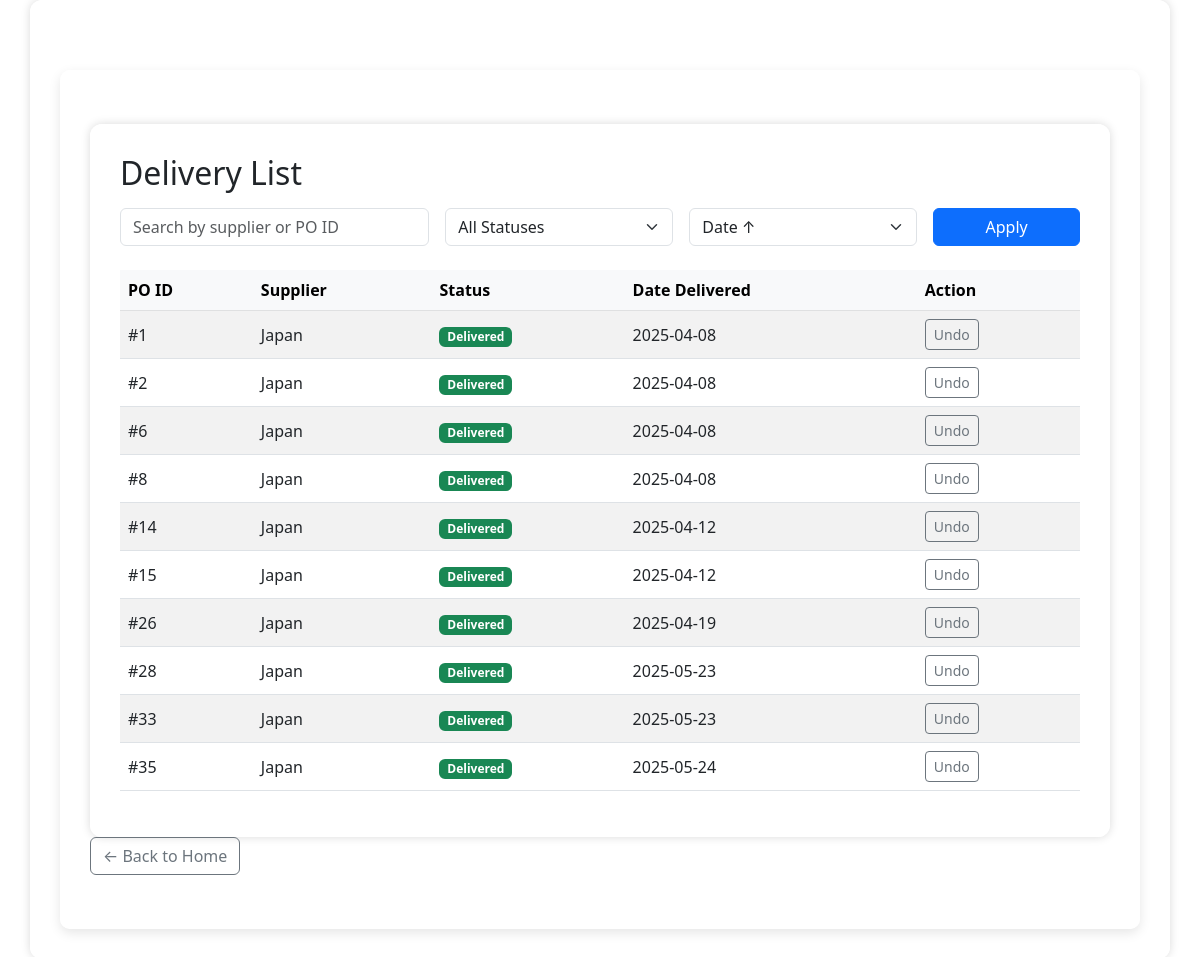
Page /deliveries/ on the committed database.
### core/models.py (models this page shows, shortened)
class Delivery(models.Model):
    purchase_order = models.ForeignKey('PurchaseOrder', on_delete=models.CASCADE)
    delivery_date = models.DateField()
    received_by = models.ForeignKey('auth.User', on_delete=models.SET_NULL, null=True)
    notes = models.TextField(blank=True, null=True)
    delivered = models.BooleanField(default=False)

class PurchaseOrder(models.Model):
    supplier = models.ForeignKey(Supplier, on_delete=models.CASCADE)
    date_created = models.DateField(auto_now_add=True)
    expected_delivery_date = models.DateField(blank=True, null=True)
    status = models.CharField(max_length=20, default='Pending')  # e.g., Pending, Delivered, Cancelled

class Supplier(models.Model):
    name = models.CharField(max_length=255)
    contact_person = models.CharField(max_length=255, blank=True, null=True)
    email = models.EmailField(blank=True, null=True)
    phone = models.CharField(max_length=20, blank=True, null=True)
    address = models.TextField(blank=True, null=True)

### core/views.py (the view)
# urls.py: path('deliveries/', views.delivery_list, name='delivery_list'),
def delivery_list(request):
    search_query = request.GET.get('search', '')
    status_filter = request.GET.get('status', '')
    sort_by = request.GET.get('sort', 'delivery_date')
    deliveries = Delivery.objects.all()
    if search_query:
        deliveries = deliveries.filter(
            Q(purchase_order__supplier__name__icontains=search_query) |
            Q(purchase_order__id__icontains=search_query)
        )
    if status_filter == 'delivered':
        deliveries = deliveries.filter(delivered=True)
    elif status_filter == 'not_delivered':
        deliveries = deliveries.filter(delivered=False)
    if sort_by in ['delivery_date', '-delivery_date', 'delivered']:
        deliveries = deliveries.order_by(sort_by)
    paginator = Paginator(deliveries, 10)
    page_number = request.GET.get("page")
    page_obj = paginator.get_page(page_number)
    context = {
        'deliveries': page_obj,
        'search_query': search_query,
        'status_filter': status_filter,
        'sort_by': sort_by
    }
    return render(request, 'core/delivery_list.html', context)

### core/templates/core/delivery_list.html (shortened to what this page needs)
{% extends 'base.html' %}
{% block content %}
{% load static %}
<div class="container mt-4">
  <h2 class="mb-3">Delivery List</h2>
  <form method="get" class="row g-3 mb-4">
    <div class="col-md-4">
      <input type="text" name="search" class="form-control" placeholder="Search by supplier or PO ID" value="{{ search_query }}">
    </div>
    <div class="col-md-3">
      <select name="status" class="form-select">
        <option value="">All Statuses</option>
      </select>
    </div>
    <div class="col-md-3">
      <select name="sort" class="form-select">
        <option value="delivery_date" {% if sort_by == 'delivery_date' %}selected{% endif %}>Date ↑</option>
      </select>
    </div>
    <div class="col-md-2">
      <button type="submit" class="btn btn-primary w-100">Apply</button>
    </div>
  </form>
  <div class="table-responsive">
    <table class="table table-striped align-middle">
      <thead class="table-light">
        <tr>
          <th>PO ID</th>
          <th>Supplier</th>
          <th>Status</th>
          <th>Date Delivered</th>
          <th>Action</th>
        </tr>
      </thead>
      <tbody>
        {% for delivery in deliveries %}
        <tr>
          <td>#{{ delivery.purchase_order.id }}</td>
          <td>{{ delivery.purchase_order.supplier.name }}</td>
          <td>
            {% if delivery.delivered %}
              <span class="badge bg-success">Delivered</span>
            {% else %}
              <span class="badge bg-warning text-dark">Not Delivered</span>
            {% endif %}
          </td>
          <td>{{ delivery.delivery_date|date:"Y-m-d" }}</td>
          <td>
            {% if delivery.delivered %}
              <a href="{% url 'undo_delivery' delivery.id %}" class="btn btn-sm btn-outline-secondary">Undo</a>
            {% else %}
              <a href="{% url 'mark_as_delivered' delivery.id %}" class="btn btn-sm btn-success">Mark as Delivered</a>
            {% endif %}
          </td>
        </tr>
        {% empty %}
        <tr>
          <td colspan="5" class="text-center text-muted">No deliveries found.</td>
        </tr>
        {% endfor %}
      </tbody>
    </table>
  </div>
</div>
<a href="{% url 'home' %}" class="btn btn-outline-secondary mb-4">← Back to Home</a>
{% endblock %}

### rows in the picture
Delivery: purchase_order.id "1", purchase_order.supplier.name "Japan", delivered "Delivered", delivery_date "2025-04-08"
Delivery: purchase_order.id "2", purchase_order.supplier.name "Japan", delivered "Delivered", delivery_date "2025-04-08"
Delivery: purchase_order.id "6", purchase_order.supplier.name "Japan", delivered "Delivered", delivery_date "2025-04-08"
Delivery: purchase_order.id "8", purchase_order.supplier.name "Japan", delivered "Delivered", delivery_date "2025-04-08"
Delivery: purchase_order.id "14", purchase_order.supplier.name "Japan", delivered "Delivered", delivery_date "2025-04-12"
Delivery: purchase_order.id "15", purchase_order.supplier.name "Japan", delivered "Delivered", delivery_date "2025-04-12"
Delivery: purchase_order.id "26", purchase_order.supplier.name "Japan", delivered "Delivered", delivery_date "2025-04-19"
Delivery: purchase_order.id "28", purchase_order.supplier.name "Japan", delivered "Delivered", delivery_date "2025-05-23"
Delivery: purchase_order.id "33", purchase_order.supplier.name "Japan", delivered "Delivered", delivery_date "2025-05-23"
Delivery: purchase_order.id "35", purchase_order.supplier.name "Japan", delivered "Delivered", delivery_date "2025-05-24"
